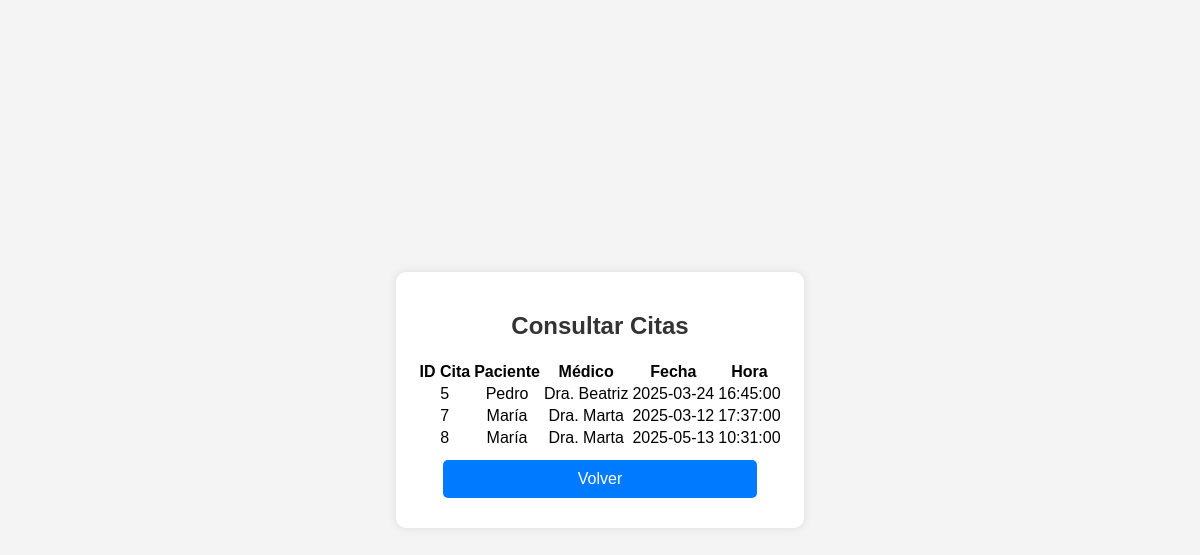
/consultar_citas.php, run on the app's committed database.
### tables this page shows
CREATE TABLE `citas` (
  `id_cita` int(11) NOT NULL,
  `id_paciente` int(11) NOT NULL,
  `id_medico` int(11) NOT NULL,
  `fecha` date NOT NULL,
  `hora` time NOT NULL,
  `motivo` text DEFAULT NULL
);

CREATE TABLE `pacientes` (
  `id_paciente` int(11) NOT NULL,
  `nombre` varchar(50) NOT NULL,
  `apellido` varchar(50) NOT NULL,
  `fecha_nacimiento` date NOT NULL,
  `genero` enum('M','F') NOT NULL,
  `direccion` varchar(100) DEFAULT NULL,
  `telefono` varchar(20) DEFAULT NULL,
  `correo` varchar(100) DEFAULT NULL,
  `contraseña` varchar(255) NOT NULL,
  `contrasena` varchar(255) NOT NULL
);

CREATE TABLE `medicos` (
  `id_medico` int(11) NOT NULL,
  `nombre` varchar(50) NOT NULL,
  `apellido` varchar(50) NOT NULL,
  `especialidad` varchar(50) NOT NULL,
  `telefono` varchar(20) DEFAULT NULL,
  `correo` varchar(100) DEFAULT NULL,
  `contrasena` varchar(255) NOT NULL,
  `contraseña` varchar(255) NOT NULL
);

### consultar_citas.php (the view, shortened to what this page needs)
<?php
include 'conexion.php';
$query = "CALL ObtenerCitas()";
$result = $conn->query($query);
?>
<!DOCTYPE html>
<html lang="es">
<head>
    <link rel="stylesheet" href="style.css">
</head>
<body>
    <div class="container">
        <h2>Consultar Citas</h2>
        <table>
            <tr>
                <th>ID Cita</th>
                <th>Paciente</th>
                <th>Médico</th>
                <th>Fecha</th>
                <th>Hora</th>
            </tr>
            <?php while ($row = $result->fetch_assoc()) { ?>
                <tr>
                    <td><?php echo $row['id_cita']; ?></td>
                    <td><?php echo $row['paciente']; ?></td>
                    <td><?php echo $row['medico']; ?></td>
                    <td><?php echo $row['fecha']; ?></td>
                    <td><?php echo $row['hora']; ?></td>
                </tr>
            <?php } ?>
        </table>
        <a href="index.php" class="btn">Volver</a>
    </div>
</body>
</html>

### style.css (style rules this page uses)
body { font-family: Arial, sans-serif; background-color: #f4f4f4; margin: 0; padding: 0; display: flex; flex-direction: column; align-items: center; justify-content: center; height: 100vh; }
.container { background: white; padding: 20px; border-radius: 10px; box-shadow: 0 0 10px rgba(0, 0, 0, 0.1); text-align: center; }
h2 { color: #333; }
.btn { display: block; width: 80%; margin: 10px auto; padding: 10px; background: #007BFF; color: white; text-decoration: none; border-radius: 5px; transition: 0.3s; }

### data on the page
citas: id_cita "5", id_paciente.nombre "Pedro", id_medico.nombre "Dra. Beatriz", fecha "2025-03-24", hora "16:45:00"
citas: id_cita "7", id_paciente.nombre "María", id_medico.nombre "Dra. Marta", fecha "2025-03-12", hora "17:37:00"
citas: id_cita "8", id_paciente.nombre "María", id_medico.nombre "Dra. Marta", fecha "2025-05-13", hora "10:31:00"
